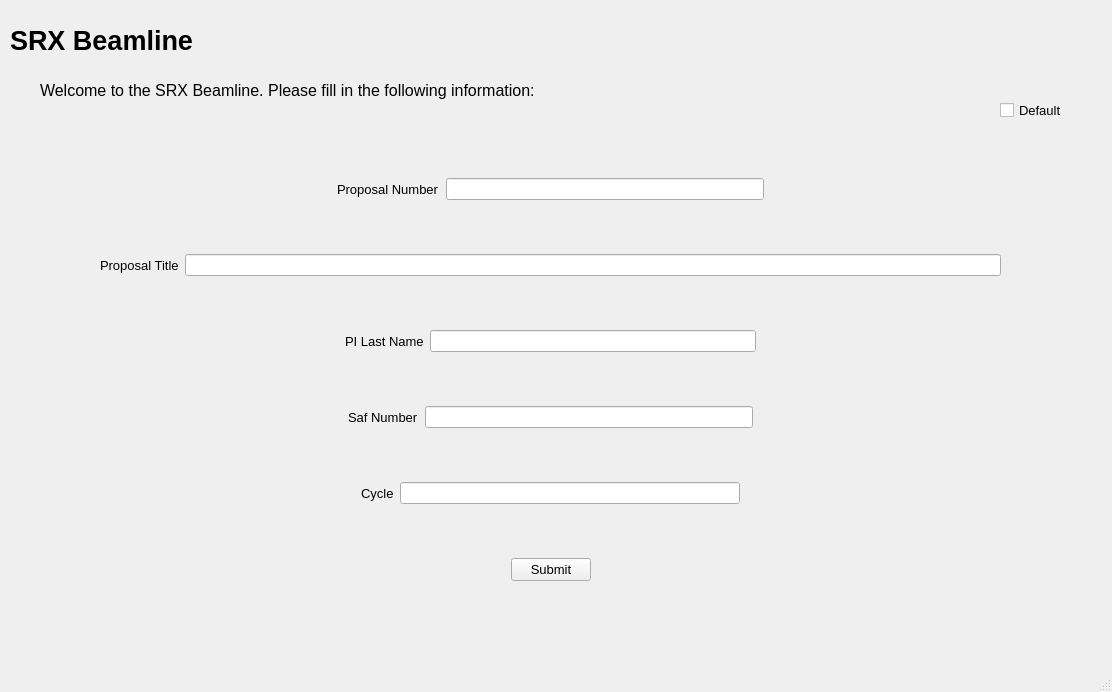
<?xml version="1.0" encoding="UTF-8"?>
<ui version="4.0">
 <class>MainWindow</class>
 <widget class="QMainWindow" name="MainWindow">
  <property name="geometry">
   <rect>
    <x>0</x>
    <y>0</y>
    <width>1112</width>
    <height>692</height>
   </rect>
  </property>
  <property name="windowTitle">
   <string>MainWindow</string>
  </property>
  <widget class="QWidget" name="centralwidget">
   <widget class="QStackedWidget" name="stackedWidget">
    <property name="geometry">
     <rect>
      <x>0</x>
      <y>10</y>
      <width>1101</width>
      <height>641</height>
     </rect>
    </property>
    <property name="currentIndex">
     <number>0</number>
    </property>
    <widget class="QWidget" name="page">
     <widget class="QLabel" name="label">
      <property name="geometry">
       <rect>
        <x>10</x>
        <y>10</y>
        <width>201</width>
        <height>41</height>
       </rect>
      </property>
      <property name="font">
       <font>
        <pointsize>20</pointsize>
        <weight>75</weight>
        <bold>true</bold>
       </font>
      </property>
      <property name="text">
       <string>SRX Beamline </string>
      </property>
     </widget>
     <widget class="QWidget" name="verticalLayoutWidget">
      <property name="geometry">
       <rect>
        <x>20</x>
        <y>120</y>
        <width>1061</width>
        <height>501</height>
       </rect>
      </property>
      <layout class="QVBoxLayout" name="verticalLayout">
       <item>
        <layout class="QHBoxLayout" name="horizontalLayout_3">
         <item>
          <spacer name="horizontalSpacer">
           <property name="orientation">
            <enum>Qt::Horizontal</enum>
           </property>
           <property name="sizeHint" stdset="0">
            <size>
             <width>40</width>
             <height>20</height>
            </size>
           </property>
          </spacer>
         </item>
         <item>
          <widget class="QLabel" name="label_5">
           <property name="font">
            <font>
             <pointsize>10</pointsize>
            </font>
           </property>
           <property name="text">
            <string>Proposal Number</string>
           </property>
          </widget>
         </item>
         <item>
          <widget class="QLineEdit" name="prop_num"/>
         </item>
         <item>
          <spacer name="horizontalSpacer_2">
           <property name="orientation">
            <enum>Qt::Horizontal</enum>
           </property>
           <property name="sizeHint" stdset="0">
            <size>
             <width>40</width>
             <height>20</height>
            </size>
           </property>
          </spacer>
         </item>
        </layout>
       </item>
       <item>
        <layout class="QHBoxLayout" name="horizontalLayout_4">
         <item>
          <spacer name="horizontalSpacer_3">
           <property name="orientation">
            <enum>Qt::Horizontal</enum>
           </property>
           <property name="sizeType">
            <enum>QSizePolicy::Fixed</enum>
           </property>
           <property name="sizeHint" stdset="0">
            <size>
             <width>40</width>
             <height>20</height>
            </size>
           </property>
          </spacer>
         </item>
         <item>
          <spacer name="horizontalSpacer_13">
           <property name="orientation">
            <enum>Qt::Horizontal</enum>
           </property>
           <property name="sizeType">
            <enum>QSizePolicy::Fixed</enum>
           </property>
           <property name="sizeHint" stdset="0">
            <size>
             <width>40</width>
             <height>20</height>
            </size>
           </property>
          </spacer>
         </item>
         <item>
          <widget class="QLabel" name="label_6">
           <property name="font">
            <font>
             <pointsize>10</pointsize>
            </font>
           </property>
           <property name="text">
            <string>Proposal Title</string>
           </property>
          </widget>
         </item>
         <item>
          <widget class="QLineEdit" name="prop_title"/>
         </item>
         <item>
          <spacer name="horizontalSpacer_14">
           <property name="orientation">
            <enum>Qt::Horizontal</enum>
           </property>
           <property name="sizeType">
            <enum>QSizePolicy::Fixed</enum>
           </property>
           <property name="sizeHint" stdset="0">
            <size>
             <width>40</width>
             <height>20</height>
            </size>
           </property>
          </spacer>
         </item>
         <item>
          <spacer name="horizontalSpacer_4">
           <property name="orientation">
            <enum>Qt::Horizontal</enum>
           </property>
           <property name="sizeType">
            <enum>QSizePolicy::Fixed</enum>
           </property>
           <property name="sizeHint" stdset="0">
            <size>
             <width>40</width>
             <height>20</height>
            </size>
           </property>
          </spacer>
         </item>
        </layout>
       </item>
       <item>
        <layout class="QHBoxLayout" name="horizontalLayout_5">
         <item>
          <spacer name="horizontalSpacer_5">
           <property name="orientation">
            <enum>Qt::Horizontal</enum>
           </property>
           <property name="sizeHint" stdset="0">
            <size>
             <width>40</width>
             <height>20</height>
            </size>
           </property>
          </spacer>
         </item>
         <item>
          <widget class="QLabel" name="label_7">
           <property name="font">
            <font>
             <pointsize>10</pointsize>
            </font>
           </property>
           <property name="text">
            <string>PI Last Name</string>
           </property>
          </widget>
         </item>
         <item>
          <widget class="QLineEdit" name="PI_lname"/>
         </item>
         <item>
          <spacer name="horizontalSpacer_6">
           <property name="orientation">
            <enum>Qt::Horizontal</enum>
           </property>
           <property name="sizeHint" stdset="0">
            <size>
             <width>40</width>
             <height>20</height>
            </size>
           </property>
          </spacer>
         </item>
        </layout>
       </item>
       <item>
        <layout class="QHBoxLayout" name="horizontalLayout_6">
         <item>
          <spacer name="horizontalSpacer_7">
           <property name="orientation">
            <enum>Qt::Horizontal</enum>
           </property>
           <property name="sizeHint" stdset="0">
            <size>
             <width>40</width>
             <height>20</height>
            </size>
           </property>
          </spacer>
         </item>
         <item>
          <widget class="QLabel" name="label_8">
           <property name="font">
            <font>
             <pointsize>10</pointsize>
            </font>
           </property>
           <property name="text">
            <string>Saf Number</string>
           </property>
          </widget>
         </item>
         <item>
          <widget class="QLineEdit" name="saf_num"/>
         </item>
         <item>
          <spacer name="horizontalSpacer_9">
           <property name="orientation">
            <enum>Qt::Horizontal</enum>
           </property>
           <property name="sizeHint" stdset="0">
            <size>
             <width>40</width>
             <height>20</height>
            </size>
           </property>
          </spacer>
         </item>
        </layout>
       </item>
       <item>
        <layout class="QHBoxLayout" name="horizontalLayout">
         <item>
          <spacer name="horizontalSpacer_10">
           <property name="orientation">
            <enum>Qt::Horizontal</enum>
           </property>
           <property name="sizeHint" stdset="0">
            <size>
             <width>40</width>
             <height>20</height>
            </size>
           </property>
          </spacer>
         </item>
         <item>
          <widget class="QLabel" name="label_3">
           <property name="font">
            <font>
             <pointsize>10</pointsize>
            </font>
           </property>
           <property name="text">
            <string>Cycle</string>
           </property>
          </widget>
         </item>
         <item>
          <widget class="QLineEdit" name="cycle"/>
         </item>
         <item>
          <spacer name="horizontalSpacer_8">
           <property name="orientation">
            <enum>Qt::Horizontal</enum>
           </property>
           <property name="sizeHint" stdset="0">
            <size>
             <width>40</width>
             <height>20</height>
            </size>
           </property>
          </spacer>
         </item>
        </layout>
       </item>
       <item>
        <layout class="QHBoxLayout" name="horizontalLayout_7">
         <item>
          <spacer name="horizontalSpacer_11">
           <property name="orientation">
            <enum>Qt::Horizontal</enum>
           </property>
           <property name="sizeHint" stdset="0">
            <size>
             <width>40</width>
             <height>20</height>
            </size>
           </property>
          </spacer>
         </item>
         <item>
          <widget class="QPushButton" name="submit">
           <property name="font">
            <font>
             <pointsize>10</pointsize>
            </font>
           </property>
           <property name="text">
            <string>Submit</string>
           </property>
          </widget>
         </item>
         <item>
          <spacer name="horizontalSpacer_12">
           <property name="orientation">
            <enum>Qt::Horizontal</enum>
           </property>
           <property name="sizeHint" stdset="0">
            <size>
             <width>40</width>
             <height>20</height>
            </size>
           </property>
          </spacer>
         </item>
        </layout>
       </item>
      </layout>
     </widget>
     <widget class="QLabel" name="label_9">
      <property name="geometry">
       <rect>
        <x>40</x>
        <y>70</y>
        <width>531</width>
        <height>21</height>
       </rect>
      </property>
      <property name="font">
       <font>
        <pointsize>12</pointsize>
       </font>
      </property>
      <property name="text">
       <string>Welcome to the SRX Beamline. Please fill in the following information:</string>
      </property>
     </widget>
     <widget class="QCheckBox" name="default_2">
      <property name="geometry">
       <rect>
        <x>1000</x>
        <y>90</y>
        <width>61</width>
        <height>20</height>
       </rect>
      </property>
      <property name="font">
       <font>
        <pointsize>10</pointsize>
       </font>
      </property>
      <property name="text">
       <string>Default</string>
      </property>
     </widget>
    </widget>
    <widget class="QWidget" name="page_2">
     <widget class="QTabWidget" name="tabWidget">
      <property name="geometry">
       <rect>
        <x>10</x>
        <y>70</y>
        <width>1011</width>
        <height>561</height>
       </rect>
      </property>
      <property name="currentIndex">
       <number>0</number>
      </property>
      <widget class="spectroscopy" name="Xanes">
       <attribute name="title">
        <string>Spectroscopy</string>
       </attribute>
      </widget>
      <widget class="QWidget" name="XRFMapping">
       <attribute name="title">
        <string>XRF Mapping</string>
       </attribute>
      </widget>
     </widget>
     <widget class="QLabel" name="label_2">
      <property name="geometry">
       <rect>
        <x>10</x>
        <y>10</y>
        <width>201</width>
        <height>41</height>
       </rect>
      </property>
      <property name="font">
       <font>
        <pointsize>20</pointsize>
        <weight>75</weight>
        <bold>true</bold>
       </font>
      </property>
      <property name="text">
       <string>SRX Beamline </string>
      </property>
     </widget>
    </widget>
   </widget>
  </widget>
  <widget class="QMenuBar" name="menubar">
   <property name="geometry">
    <rect>
     <x>0</x>
     <y>0</y>
     <width>1112</width>
     <height>21</height>
    </rect>
   </property>
  </widget>
  <widget class="QStatusBar" name="statusbar"/>
 </widget>
 <customwidgets>
  <customwidget>
   <class>spectroscopy</class>
   <extends>QWidget</extends>
   <header>spectroscopy.h</header>
   <container>1</container>
  </customwidget>
 </customwidgets>
 <resources/>
 <connections>
  <connection>
   <sender>default_2</sender>
   <signal>clicked(bool)</signal>
   <receiver>MainWindow</receiver>
   <slot>setdefault()</slot>
   <hints>
    <hint type="sourcelabel">
     <x>1003</x>
     <y>127</y>
    </hint>
    <hint type="destinationlabel">
     <x>1119</x>
     <y>258</y>
    </hint>
   </hints>
  </connection>
 </connections>
 <slots>
  <slot>setdefault()</slot>
 </slots>
</ui>
